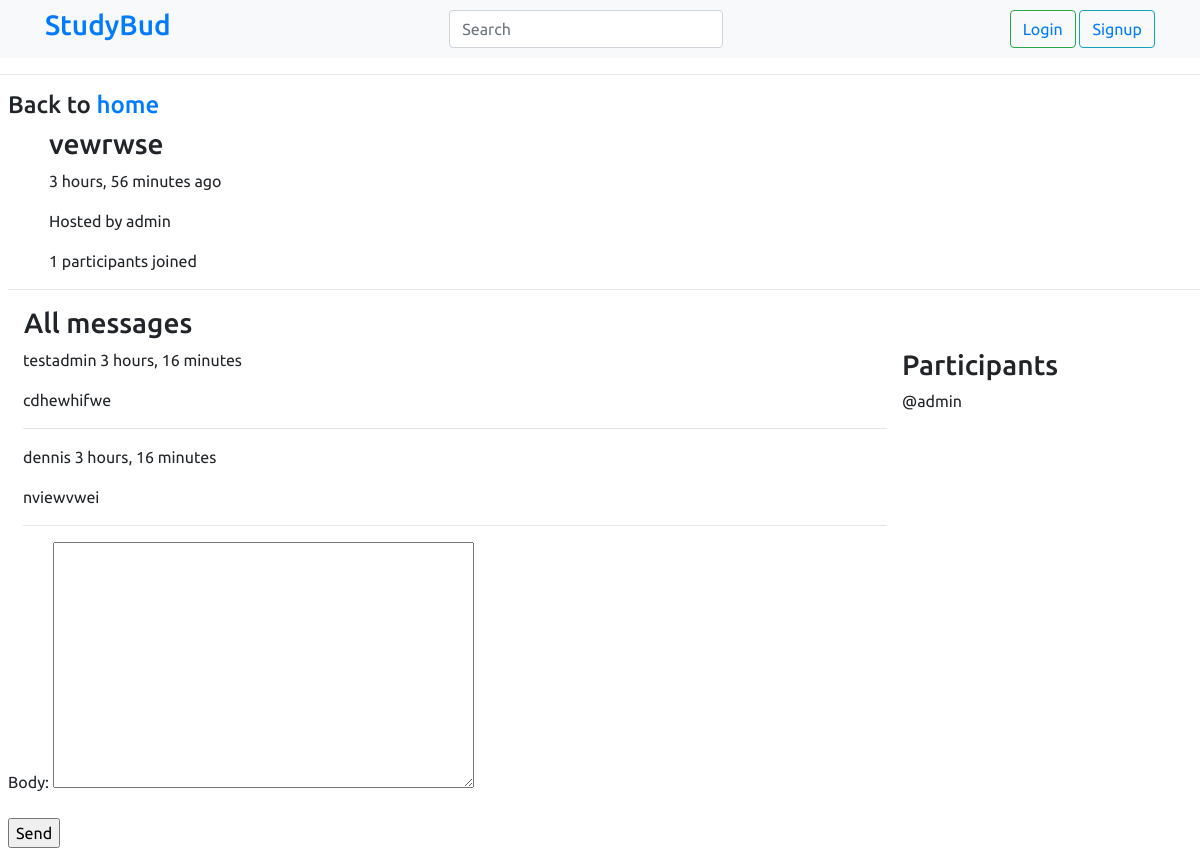
/room/13/, run on the app's committed database.
### main/models.py (models this page shows, shortened)
class Room(models.Model):
    host=models.ForeignKey(User, on_delete=models.CASCADE)
    topic=models.ForeignKey(Topic, on_delete=models.SET_NULL, null=True, blank=True)
    name=models.CharField(max_length=150)
    description=models.TextField(null=True, blank=True)
    participants=models.ManyToManyField(User, related_name='participants')
    created=models.DateTimeField(auto_now_add=True)
    updated=models.DateTimeField(auto_now=True)
    class Meta:
        ordering=('-created',)

class Message(models.Model):
    user=models.ForeignKey(User, on_delete=models.CASCADE)
    room=models.ForeignKey(Room, on_delete=models.CASCADE)
    body=models.TextField()
    created=models.DateTimeField(auto_now_add=True)
    updated=models.DateTimeField(auto_now=True)
    class Meta:
        ordering=('-created',)

### main/views.py (the view, shortened to what this page needs)
# urls.py: path('room/<str:room_id>/', room_detail, name='room_detail'),
def room_detail(request, room_id):
    msg_form=MessageForm()
    room=get_object_or_404(Room, id=room_id)
    messages=Message.objects.filter(room=room)
    count=room.participants.all().count()
    participants=room.participants.all()[:10]
    if request.method=='POST' and 'joinbutton' in request.POST:
        participant=User.objects.get(id=request.user.id)
        room.participants.add(participant)
        return HttpResponseRedirect(request.path_info)
    return render(request, 'main/room_detail.html', {'room':room, 'messages':messages, 'count':count, 'msg_form':msg_form, 'participants':participants})

### main/forms.py
class MessageForm(forms.ModelForm):
    class Meta:
        model=Message
        fields=['body']

### main/templates/main/room_detail.html (shortened to what this page needs)
{%extends 'main/base.html'%}
{%block content%}
<h4>Back to <a href="{% url 'main:home'%}">home</a></h4>
<div class="container">
    <h3>{{room.name}}</h3>
    <p>{{room.created|timesince}} ago</p>
    <p>Hosted by {{room.host}}</p>
    <p>{{count}} participants joined</p>
</div>
<hr>
<h3 class="ml-3">All messages</h3>
<div class="blah" style="display: grid; grid-template-columns: 3fr 1fr;">
    <div>
        {%for msg in messages%}
        <div class="container">
            <p>{{msg.user}} {{msg.created|timesince}}</p>
            <p>{{msg.body}}</p>
            <hr>
        </div>
        {%endfor%}
        <form action="" method="post">
            {{msg_form.as_p}}
            <input type="submit" name="messageCreate" value="Send">
        </form>
    </div>
    <div>
        <h3>Participants</h3>
        {%for par in participants%}
            <p>@{{par.get_username}}</p>
        {%endfor%}
    </div>
</div>
{%endblock%}

### main/templates/main/base.html (style rules this page uses)
body { font-family: 'Ubuntu', sans-serif; }

### data on the page
Room: name "vewrwse", created "3 hours, 56 minutes", host "admin"
Message: user "testadmin", created "3 hours, 16 minutes", body "cdhewhifwe"
Message: user "dennis", created "3 hours, 16 minutes", body "nviewvwei"

### other printed values
{{ count }} "1"
{{ par.get_username }} "admin"
